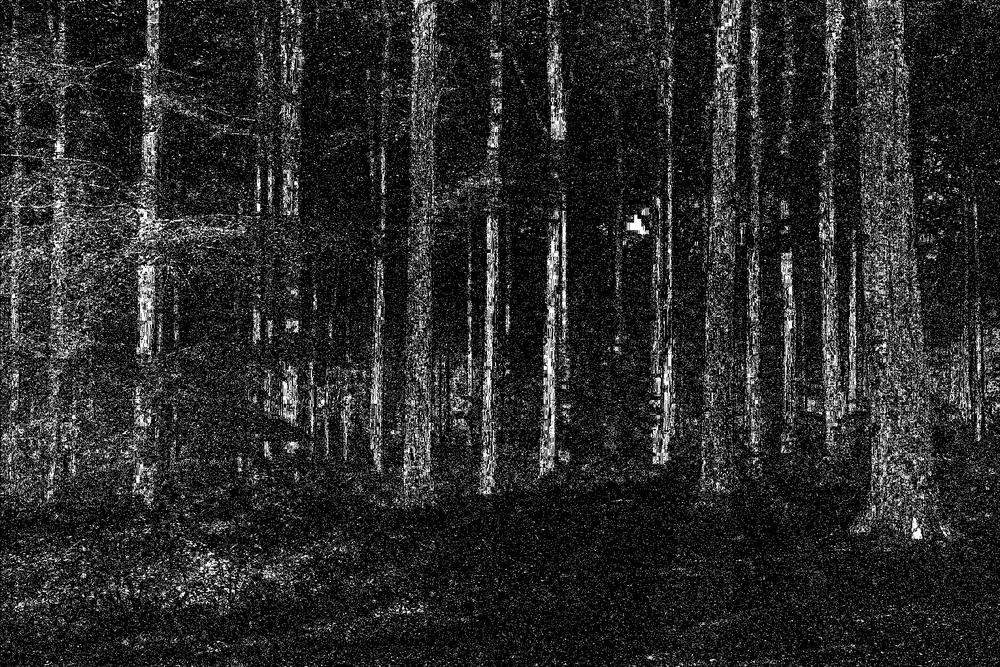
#> input picture photos/0 sensibility woods.jpg, 1000 x 667 px, shrunk from 2121 x 1414 before the run
$ python main.py
#> lines starting #> are read from the running program, lines starting #| are printed output that depends on the picture; after the words box and inside, x2 and y2 are one past the last pixel; in counts of white or black regions, pixels touching at a corner belong together
from PIL import Image
name = input("image name...")
#> the answer given: photos/0 sensibility woods.jpg
img = Image.open(name) # create the pixel map
#> img is the input picture: PIL image 1000x667 RGB; min 0, max 255, mean 40.2
out = " sensibility "+name
limiter = int(input("lower sensibility (hight number, higher than 0)..."))
#> the answer given: 3
ran = int(input("higher sensibility (lower number, higher than 0)..."))
#> the answer given: 3
for limit in range(limiter, ran+1):
    img_data = [(255, 255, 255)]
    first = True
    for j in range(img.size[1]): # for every pixel:
        for i in range(img.size[0]):
            if not first:
                for a in range(3):
                    if list(img.getpixel((i, j)))[a] <= list(old)[a] + limit and list(img.getpixel((i, j)))[a] >= list(old)[a] - limit:
                        img_data.append((255, 255, 255))
                        break
                    elif a == 2:
                        img_data.append((0, 0, 0))
            first = False
            old = img.getpixel((i, j))
    newim = Image.new(img.mode,img.size)
    newim.putdata(img_data)
    newim.save(str(limit)+out)
#> this loop made 1 pass
#> pass 1, `newim.save(str(limit)+out)`:
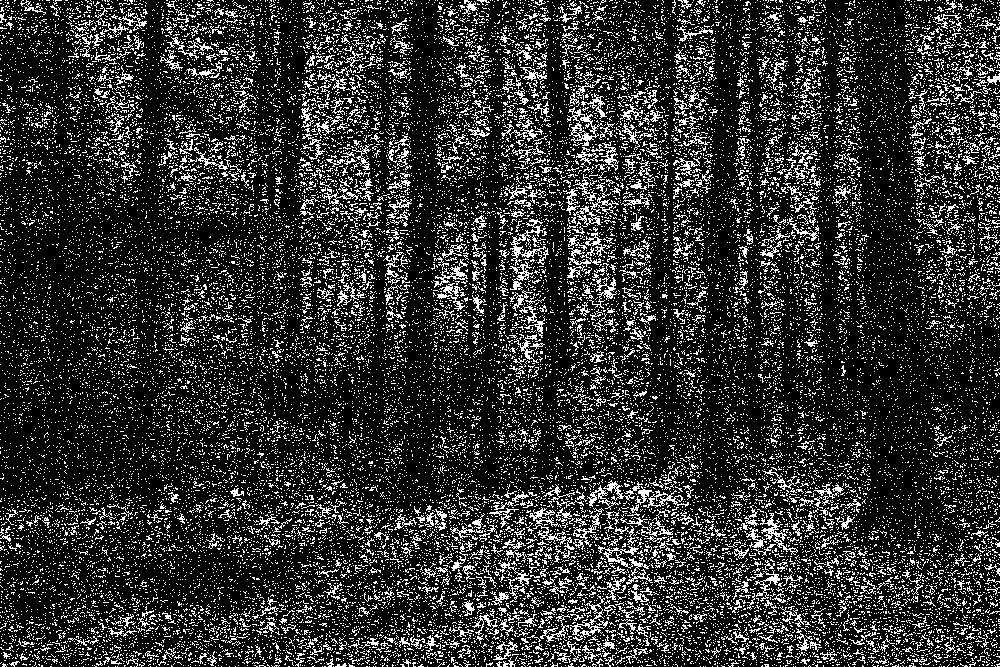
#> saved as 0 sensibility woods.jpg: PIL image 1000x667 RGB; 18.6% white in thin lines or dots

$ run again, on photos/10 sensibility woods.jpg
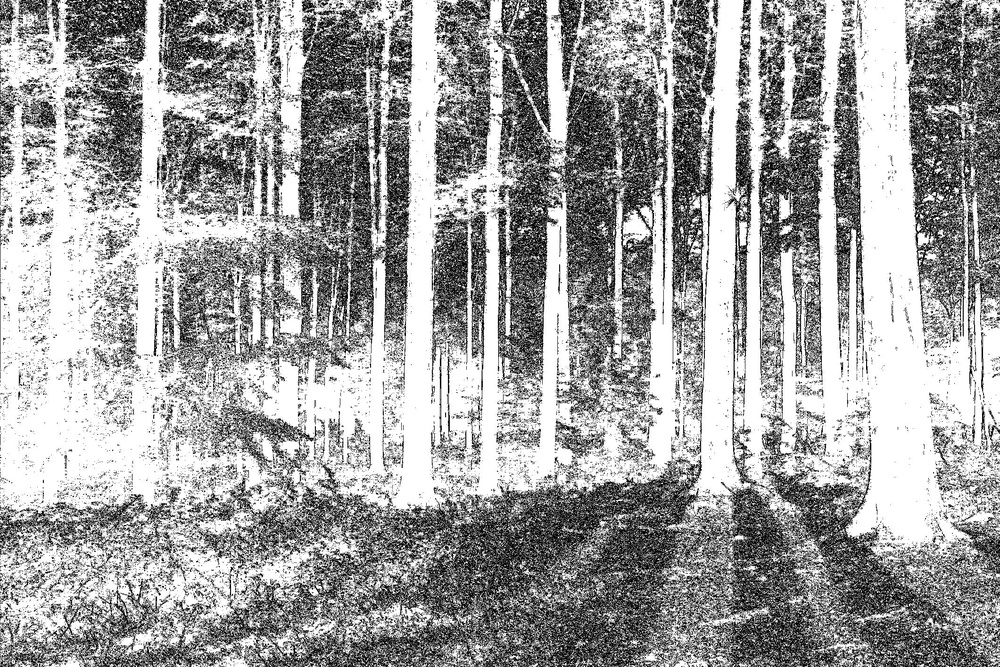
#> input picture photos/10 sensibility woods.jpg, 1000 x 667 px, shrunk from 2121 x 1414 before the run
#> img is the input picture: PIL image 1000x667 RGB; min 0, max 255, mean 160.1
#> the loop `for limit in range(limiter, ran+1):` made 1 pass
#> pass 1, `newim.save(str(limit)+out)`:
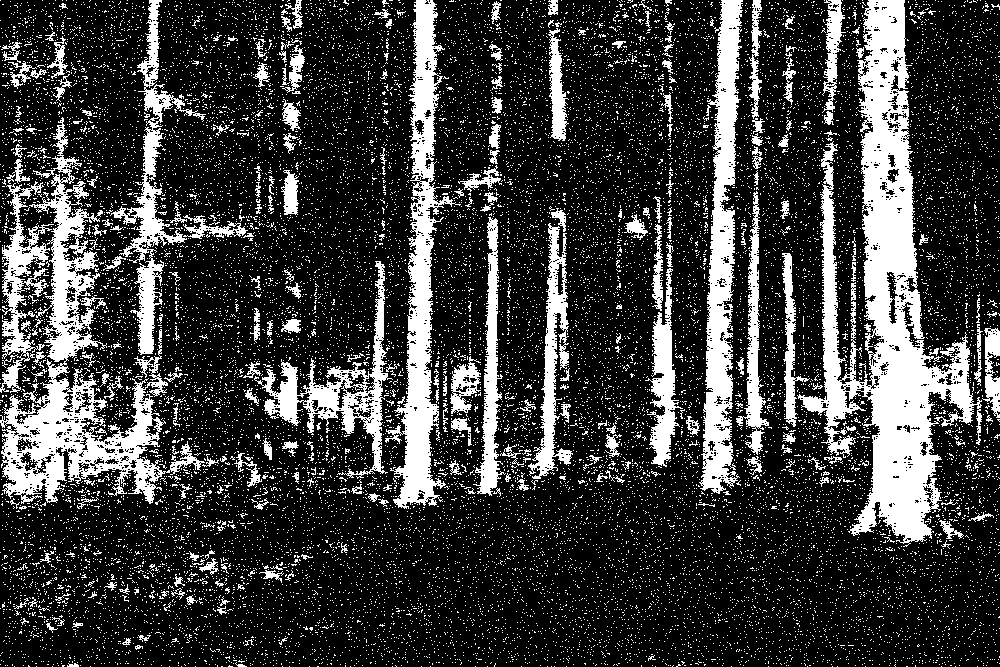
#> saved as 10 sensibility woods.jpg: PIL image 1000x667 RGB; 23.2% white; 20187 white regions (19909 under 20 px), largest, box (x1, y1, x2, y2) and area: (797, 0, 982, 547) 32583, (0, 117, 205, 504) 17262, (385, 0, 461, 509) 11364
